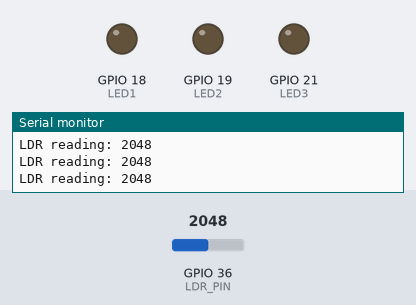
Recording of a sketch running on a simulated ESP32. Parts: output pins drawn as LEDs (lit = HIGH), the last lines printed to the serial monitor. The inputs (shaded band) are chosen by the test bench; at power-on: GPIO 36 (LDR_PIN) = 2048. WiFi joins after 1.5 s; servers stay silent unless stated.

Above: at 2.7 s.
2.8 s: GPIO 36 (LDR_PIN) set to 1057
4.3 s: GPIO 36 (LDR_PIN) set to 942
At 5.5 s:
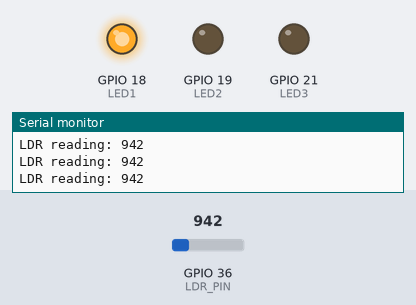
5.8 s: GPIO 36 (LDR_PIN) set to 1040
At 6.7 s:
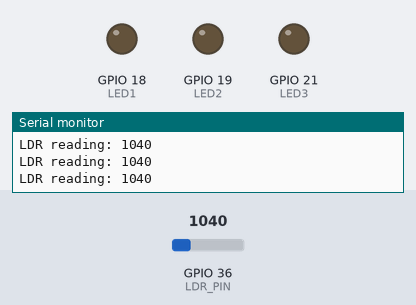
7.4 s: GPIO 36 (LDR_PIN) set to 960
At 8.1 s:
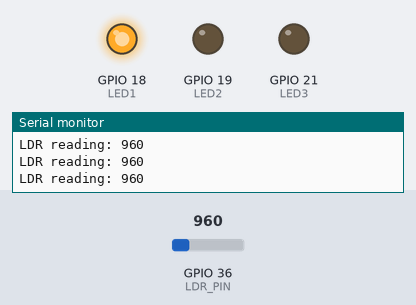
Timing chart, 0 to 10.0 s (numbered marks = the images above; inputs shaded):
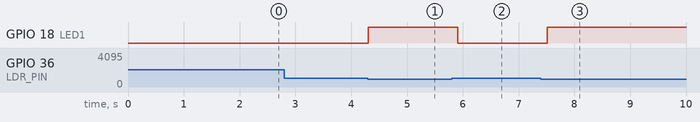

The sketch:

sketch_jul21a.ino
```cpp
// Intelligent Lighting System – Grace Systems

#include <WiFi.h>
#include <WebServer.h>

const char* ssid = "YOUR_WIFI_SSID";
const char* password = "YOUR_WIFI_PASSWORD";

// Pin assignments
#define LED1 18  // Auto: Based on LDR
#define LED2 19  // Manual: Dashboard
#define LED3 21  // Manual: Dashboard
#define LDR_PIN 36  // Analog input

WebServer server(80);

bool led2State = false;
bool led3State = false;
int lightThreshold = 1000;  // Tweak depending on lighting conditions

// HTML UI
String htmlPage = R"rawliteral(
<!DOCTYPE html>
<html>
<head>
  <title>Grace Systems Dashboard</title>
  <meta name="viewport" content="width=device-width, initial-scale=1">
  <style>
    body { font-family: Arial, sans-serif; background: #121212; color: #f0f0f0; text-align: center; }
    h1 { color: #00e6e6; margin-top: 30px; }
    button {
      padding: 15px 25px; margin: 10px; font-size: 20px;
      background: #00bcd4; color: white; border: none; border-radius: 8px;
      transition: background 0.3s ease;
    }
    button:hover { background: #0097a7; }
    .footer { margin-top: 40px; font-size: 14px; color: #aaa; }
  </style>
</head>
<body>
  <h1>Grace Systems – Intelligent Lighting</h1>

  <p><b>LED1</b> is <span style="color:#ffcc00;">auto-controlled</span> by LDR 🌙</p>

  <p>
    <button onclick="toggleLED(2)">Toggle LED2</button>
    <button onclick="toggleLED(3)">Toggle LED3</button>
  </p>

  <div class="footer">
    Powered by <b>Grace Systems</b> | Team Spark Innovations
  </div>

  <script>
    function toggleLED(led) {
      fetch(`/toggle?led=${led}`)
        .then(() => location.reload());
    }
  </script>
</body>
</html>
)rawliteral";

void setup() {
  Serial.begin(115200);
  pinMode(LED1, OUTPUT);
  pinMode(LED2, OUTPUT);
  pinMode(LED3, OUTPUT);
  digitalWrite(LED1, LOW);
  digitalWrite(LED2, LOW);
  digitalWrite(LED3, LOW);

  WiFi.begin(ssid, password);
  Serial.print("Connecting to WiFi");
  while (WiFi.status() != WL_CONNECTED) {
    delay(500);
    Serial.print(".");
  }
  Serial.println("\nWiFi connected: " + WiFi.localIP().toString());

  server.on("/", []() {
    server.send(200, "text/html", htmlPage);
  });

  server.on("/toggle", []() {
    int led = server.arg("led").toInt();
    if (led == 2) {
      led2State = !led2State;
      digitalWrite(LED2, led2State);
    } else if (led == 3) {
      led3State = !led3State;
      digitalWrite(LED3, led3State);
    }
    server.send(200, "text/plain", "LED toggled");
  });

  server.begin();
}

void loop() {
  server.handleClient();

  // LDR auto-lighting for LED1
  int lightLevel = analogRead(LDR_PIN);
  Serial.println("LDR reading: " + String(lightLevel));

  if (lightLevel < lightThreshold) {
    digitalWrite(LED1, HIGH); // It’s dark
  } else {
    digitalWrite(LED1, LOW); // It’s bright
  }

  delay(200); // Debounce for auto light switching
}
```

Measured:
- the behaviour switches between 1000 and 999 on GPIO 36 (LDR_PIN) (found by bisection; images 0 and 1)
- after the input at 4.3 s, GPIO 18 (LED1): LOW → HIGH at once
- after the input at 5.8 s, GPIO 18 (LED1): HIGH → LOW after 0.11 s
- after the input at 7.4 s, GPIO 18 (LED1): LOW → HIGH after 0.11 s
